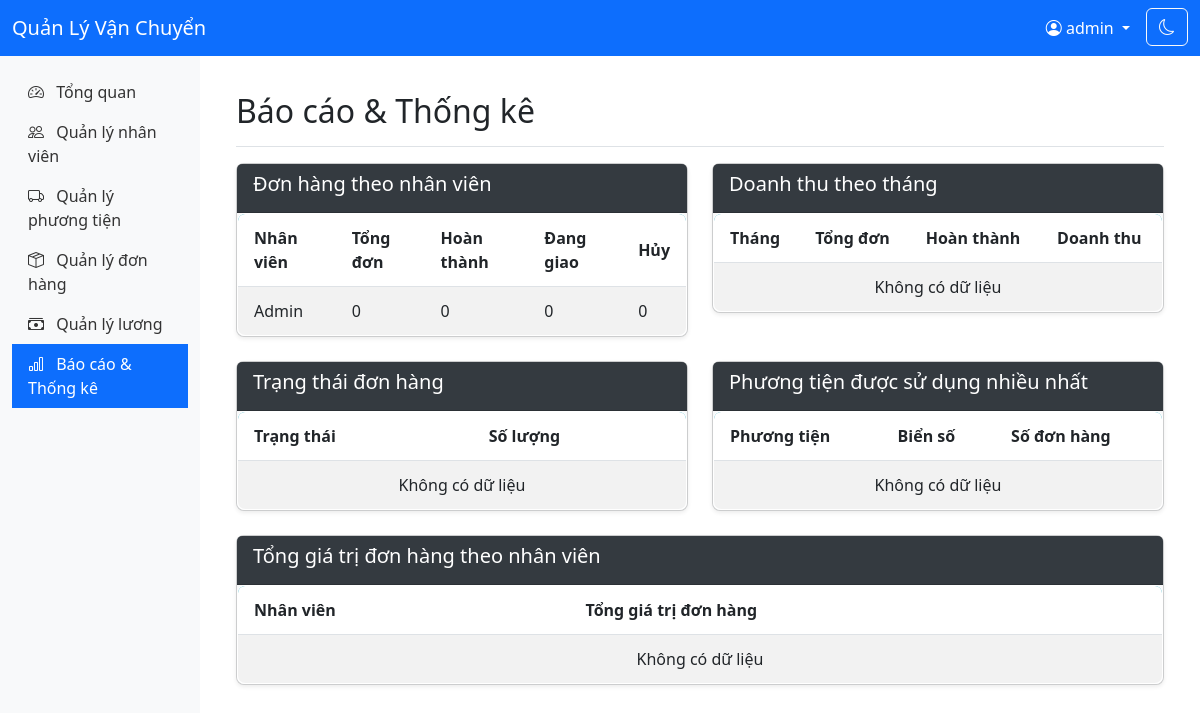
The app's page /admin/reports.php (signed in) with its own data.
### tables this page shows
CREATE TABLE NhanVien (
  nhanvien_id INT AUTO_INCREMENT PRIMARY KEY,
  ho_ten VARCHAR(100) NOT NULL,
  sdt VARCHAR(20),
  email VARCHAR(100) UNIQUE NOT NULL,
  username VARCHAR(50) UNIQUE NOT NULL,
  password VARCHAR(100) NOT NULL,
  phuongtien_id INT,
  role VARCHAR(20) DEFAULT 'nhanvien',
  FOREIGN KEY (phuongtien_id) REFERENCES PhuongTien(phuongtien_id) ON DELETE SET NULL
);

### admin/reports.php (the view, shortened to what this page needs)
<?php
require_once __DIR__ . '/../config/database.php';
try {
    $stmt = $conn->query("
        SELECT nv.nhanvien_id, nv.ho_ten,
            COUNT(dh.order_id) as total_orders,
            SUM(CASE WHEN dh.trang_thai = 'hoan_thanh' THEN 1 ELSE 0 END) as completed_orders,
            SUM(CASE WHEN dh.trang_thai = 'dang_giao' THEN 1 ELSE 0 END) as pending_orders,
            SUM(CASE WHEN dh.trang_thai = 'huy' THEN 1 ELSE 0 END) as canceled_orders
        FROM NhanVien nv
        LEFT JOIN DonHang dh ON nv.nhanvien_id = dh.nhanvien_id
        GROUP BY nv.nhanvien_id, nv.ho_ten
        ORDER BY total_orders DESC
    ");
    $ordersByEmployee = $stmt->fetchAll();
    $stmt = $conn->query("
        SELECT
            DATE_FORMAT(dh.ngay_giao, '%Y-%m') AS month_year,
            COUNT(DISTINCT dh.order_id) AS total_orders,
            SUM(CASE WHEN dh.trang_thai = 'hoan_thanh' THEN 1 ELSE 0 END) AS completed_orders,
            COALESCE(
                SUM(
                    CASE
                        WHEN dh.trang_thai = 'hoan_thanh' THEN (
                            SELECT COALESCE(SUM(ct2.so_luong * ct2.don_gia), 0)
                            FROM ChiTietDonHang ct2
                            WHERE ct2.order_id = dh.order_id
                        )
                        ELSE 0
                    END
                ), 0
            ) AS revenue
        FROM DonHang dh
        GROUP BY month_year
        ORDER BY month_year DESC
    ");
    $revenueByMonth = $stmt->fetchAll();
    $stmt = $conn->query("
        SELECT
            trang_thai,
            COUNT(*) as count
        FROM DonHang
        GROUP BY trang_thai
    ");
    $ordersByStatus = $stmt->fetchAll();
    $stmt = $conn->query("
        SELECT
            pt.phuongtien_id,
            pt.loai,
            pt.bien_so,
            COUNT(dh.order_id) as order_count
        FROM PhuongTien pt
        JOIN NhanVien nv ON pt.phuongtien_id = nv.phuongtien_id
        JOIN DonHang dh ON nv.nhanvien_id = dh.nhanvien_id
        GROUP BY pt.phuongtien_id, pt.loai, pt.bien_so
        ORDER BY order_count DESC
        LIMIT 5
    ");
    $topVehicles = $stmt->fetchAll();
    $stmt = $conn->query("
        SELECT
            nv.nhanvien_id,
            nv.ho_ten,
            SUM(ct.so_luong * ct.don_gia) as total_value
        FROM NhanVien nv
        JOIN DonHang dh ON nv.nhanvien_id = dh.nhanvien_id
        JOIN ChiTietDonHang ct ON dh.order_id = ct.order_id
        WHERE dh.trang_thai = 'hoan_thanh'
        GROUP BY nv.nhanvien_id, nv.ho_ten
        ORDER BY total_value DESC
    ");
    $totalValueByEmployee = $stmt->fetchAll();
} catch (PDOException $e) {
    $error = 'Lỗi khi lấy dữ liệu báo cáo: ' . $e->getMessage();
}
?>
<?php include __DIR__ . '/../includes/header.php'; ?>
<?php include __DIR__ . '/../includes/sidebar.php'; ?>
<div class="container-fluid">
    <div class="d-flex justify-content-between flex-wrap align-items-center pt-3 pb-2 mb-3 border-bottom">
        <h1 class="h2">Báo cáo & Thống kê</h1>
    </div>
    <div class="row">
        <div class="col-md-6 mb-4">
            <div class="card shadow-sm">
                <div class="card-header"><h5>Đơn hàng theo nhân viên</h5></div>
                <div class="card-body table-responsive p-0">
                    <table class="table table-striped mb-0">
                        <thead>
                            <tr>
                                <th>Nhân viên</th>
                                <th>Tổng đơn</th>
                                <th>Hoàn thành</th>
                                <th>Đang giao</th>
                                <th>Hủy</th>
                            </tr>
                        </thead>
                        <tbody>
                            <?php if (!$ordersByEmployee): ?>
                                <tr><td colspan="5" class="text-center">Không có dữ liệu</td></tr>
                            <?php else: foreach ($ordersByEmployee as $item): ?>
                                <tr>
                                    <td><?php echo htmlspecialchars($item['ho_ten']); ?></td>
                                    <td><?php echo $item['total_orders']; ?></td>
                                    <td><?php echo $item['completed_orders']; ?></td>
                                    <td><?php echo $item['pending_orders']; ?></td>
                                    <td><?php echo $item['canceled_orders']; ?></td>
                                </tr>
                            <?php endforeach; endif; ?>
                        </tbody>
                    </table>
                </div>
            </div>
        </div>
        <div class="col-md-6 mb-4">
            <div class="card shadow-sm">
                <div class="card-header"><h5>Doanh thu theo tháng</h5></div>
                <div class="card-body table-responsive p-0">
                    <table class="table table-striped mb-0">
                        <thead>
                            <tr>
                                <th>Tháng</th>
                                <th>Tổng đơn</th>
                                <th>Hoàn thành</th>
                                <th>Doanh thu</th>
                            </tr>
                        </thead>
                        <tbody>
                            <?php if (!$revenueByMonth): ?>
                                <tr><td colspan="4" class="text-center">Không có dữ liệu</td></tr>
                            <?php else: foreach ($revenueByMonth as $item): ?>
                                <tr>
                                    <td><?php echo htmlspecialchars($item['month_year']); ?></td>
                                    <td><?php echo $item['total_orders']; ?></td>
                                    <td><?php echo $item['completed_orders']; ?></td>
                                    <td><?php echo formatCurrency($item['revenue'] ?? 0); ?></td>
                                </tr>
                            <?php endforeach; endif; ?>
                        </tbody>
                    </table>
                </div>
            </div>
        </div>
    </div>
    <div class="row">
        <div class="col-md-6 mb-4">
            <div class="card shadow-sm">
                <div class="card-header"><h5>Trạng thái đơn hàng</h5></div>
                <div class="card-body table-responsive p-0">
                    <table class="table table-striped mb-0">
                        <thead>
                            <tr>
                                <th>Trạng thái</th>
                                <th>Số lượng</th>
                            </tr>
                        </thead>
                        <tbody>
                            <?php if (!$ordersByStatus): ?>
                                <tr><td colspan="2" class="text-center">Không có dữ liệu</td></tr>
                            <?php else: foreach ($ordersByStatus as $item):
                                $statusText = '';
                                $badgeClass = '';
                                $icon = '';
                                switch ($item['trang_thai']) {
                                    case 'dang_giao':
                                        $statusText = 'Đang giao';
                                        $badgeClass = 'bg-warning';
                                        $icon = '⏳';
                                        break;
                                    case 'hoan_thanh':
                                        $statusText = 'Hoàn thành';
                                        $badgeClass = 'bg-success';
                                        $icon = '✔️';
                                        break;
                                    case 'huy':
                                        $statusText = 'Hủy';
                                        $badgeClass = 'bg-danger';
                                        $icon = '❌';
                                        break;
                                }
                            ?>
                                <tr>
                                    <td><span class="badge <?php echo $badgeClass; ?>"><span class="icon"><?php echo $icon; ?></span> <?php echo $statusText; ?></span></td>
                                    <td><?php echo $item['count']; ?></td>
                                </tr>
                            <?php endforeach; endif; ?>
                        </tbody>
                    </table>
                </div>
            </div>
        </div>
        <div class="col-md-6 mb-4">
            <div class="card shadow-sm">
                <div class="card-header"><h5>Phương tiện được sử dụng nhiều nhất</h5></div>
                <div class="card-body table-responsive p-0">
                    <table class="table table-striped mb-0">
                        <thead>
                            <tr>
                                <th>Phương tiện</th>
                                <th>Biển số</th>
                                <th>Số đơn hàng</th>
                            </tr>
                        </thead>
                        <tbody>
                            <?php if (!$topVehicles): ?>
                                <tr><td colspan="3" class="text-center">Không có dữ liệu</td></tr>
                            <?php else: foreach ($topVehicles as $item): ?>
                                <tr>
                                    <td><?php echo htmlspecialchars($item['loai']); ?></td>
                                    <td><?php echo htmlspecialchars($item['bien_so']); ?></td>
                                    <td><?php echo $item['order_count']; ?></td>
                                </tr>
                            <?php endforeach; endif; ?>
                        </tbody>
                    </table>
                </div>
            </div>
        </div>
    </div>
    <div class="row">
        <div class="col-md-12 mb-4">
            <div class="card shadow-sm">
                <div class="card-header"><h5>Tổng giá trị đơn hàng theo nhân viên</h5></div>
                <div class="card-body table-responsive p-0">
                    <table class="table table-striped mb-0">
                        <thead>
                            <tr>
                                <th>Nhân viên</th>
                                <th>Tổng giá trị đơn hàng</th>
                            </tr>
                        </thead>
                        <tbody>
                            <?php if (!$totalValueByEmployee): ?>
                                <tr><td colspan="2" class="text-center">Không có dữ liệu</td></tr>
                            <?php else: foreach ($totalValueByEmployee as $item): ?>
                                <tr>
                                    <td><?php echo htmlspecialchars($item['ho_ten']); ?></td>
                                    <td><?php echo formatCurrency($item['total_value']); ?></td>
                                </tr>
                            <?php endforeach; endif; ?>
                        </tbody>
                    </table>
                </div>
            </div>
        </div>
    </div>
</div>
<?php include __DIR__ . '/../includes/footer.php'; ?>

### admin/reports.php (style rules this page uses)
.card.shadow-sm { box-shadow: 0 0.5rem 1rem rgba(0,0,0,0.15); border-radius: 0.5rem; background-color: #f8f9fa; }
.card-header { background-color: #343a40; color: #fff; font-weight: 600; font-size: 1.1rem; border-top-left-radius: 0.5rem; border-top-right-radius: 0.5rem; }
.table { border: 1px solid #dee2e6; border-radius: 0.5rem; overflow: hidden; background-color: #fff; }
.table thead tr { background-color: #17a2b8; color: white; font-weight: 600; }
.table td, .table th { padding: 0.75rem 1rem; vertical-align: middle; }

### records on screen
nhanvien: ho_ten "Admin", total_orders "0", completed_orders "0", pending_orders "0", canceled_orders "0"

### other values on screen
$_SESSION['username'] "admin"
